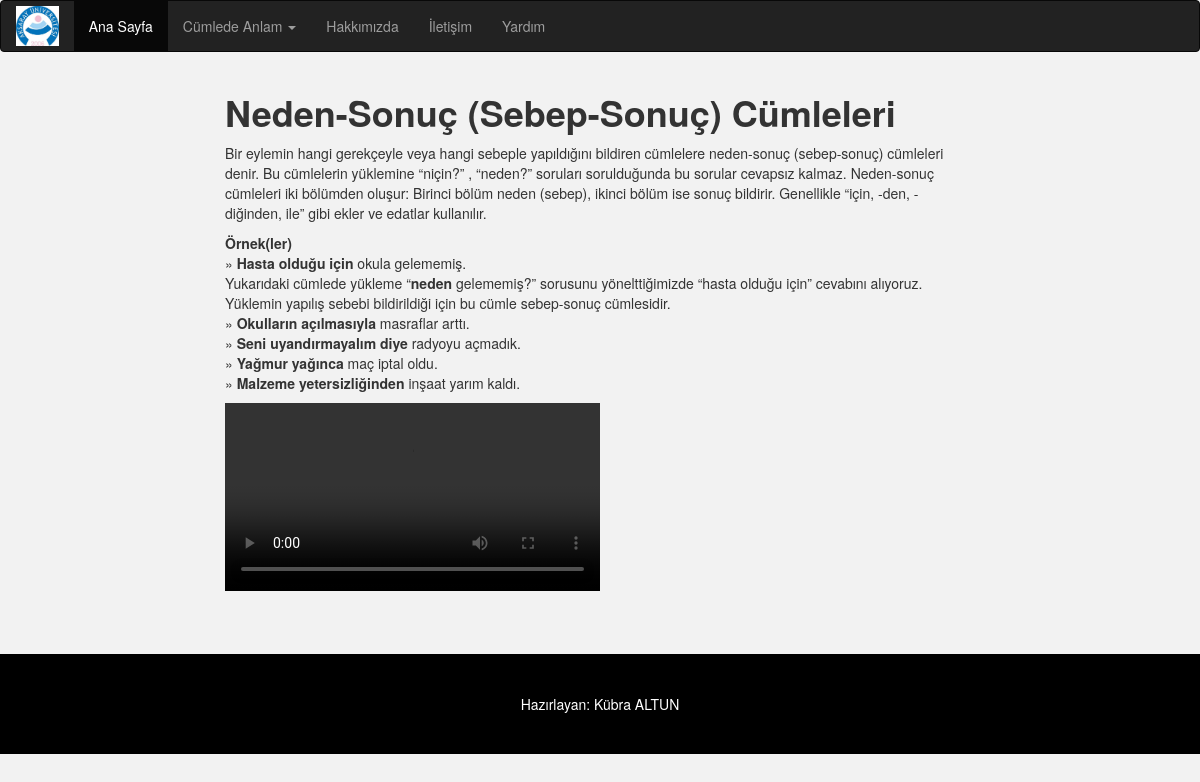
The app's page /cumle.php?id=1 with its own data.
### tables this page shows
CREATE TABLE `konular` (
  `konu_id` int(11) NOT NULL,
  `konu_adi` varchar(500) NOT NULL,
  `konu_tanimi` varchar(1000) NOT NULL,
  `konu_ornekleri` varchar(2000) NOT NULL
);

### cumle.php (the view, shortened to what this page needs)
<?php require("ustbilgi.php"); ?>
<div class="container">
  <div class="row">
    <div class="col-md-2"></div>
    <div class="col-md-8">
      <?php
      require_once("baglanti.php");
      $KONUID = $_GET["id"];
      $sql_cumlesi= "SELECT * FROM konular WHERE konu_id = $KONUID";
      $sql_cevabi = mysqli_query($baglanti, $sql_cumlesi);
      $satir = mysqli_fetch_assoc($sql_cevabi);
      ?>
      <h1 class="display-3"><?php echo $satir["konu_adi"]; ?></h1>
      <p><?php echo $satir["konu_tanimi"]; ?></p>
      <p><?php echo nl2br($satir["konu_ornekleri"]); ?></p>
      <video controls="controls" src="videolar/EBA.mp4" style="width: 50%" style="height: 50%" style="align-content: center;">
      </div>
    </div>
  </div>
<?php require("altbilgi.php"); ?>

### records on screen
konular: konu_adi "Neden-Sonuç (Sebep-Sonuç) Cümleleri", konu_tanimi "Bir eylemin hangi gerekçeyle veya hangi sebeple yapıldığını bildiren cümlelere neden-sonuç (sebep-sonuç) cümleleri denir. Bu cümlelerin yüklemine “niçin?” , “neden?” soruları sorulduğunda bu sorular cevapsız kalmaz. Neden-sonuç cümleleri iki bölümden oluşur: Birinci bölüm neden (sebep), ikinci bölüm ise sonuç bildirir. Genellikle “için, -den, -diğinden, ile” gibi ekler ve edatlar kullanılır.", konu_ornekleri "Örnek(ler) » Hasta olduğu için okula gelememiş. Yukarıdaki cümlede yükleme “ neden gelememiş?” sorusunu yönelttiğimizde “hasta olduğu için” cevabını alıyoruz. Yüklemin yapılış sebebi bildirildiği için bu cümle sebep-sonuç cümlesidir. » Okulların açılmasıyla masraflar arttı. » Seni uyandırmayalım diye radyoyu açmadık. » Yağmur yağınca maç iptal oldu. » Malzeme yetersizliğinden inşaat yarım kaldı."
